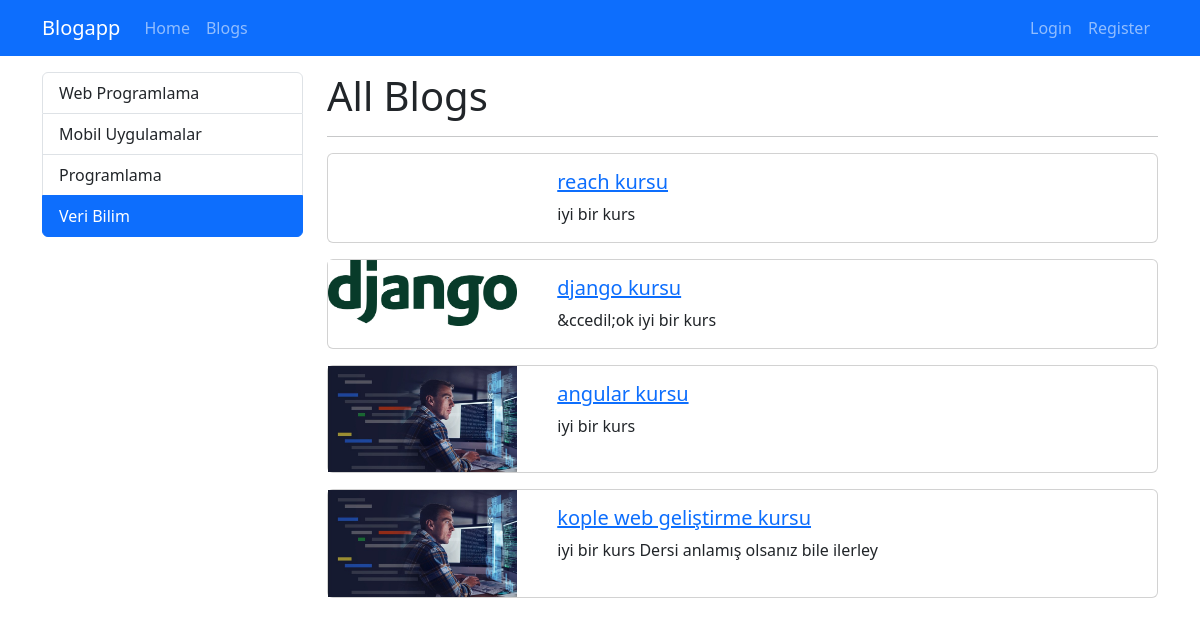
/category/veri-bilim, run on the app's committed database.
### blog/models.py (models this page shows, shortened)
class Category(models.Model):
    name = models.CharField(max_length=150)
    slug = models.SlugField(max_length=150, null=False, blank=True, unique=True, db_index=True, editable=False)

class Blog(models.Model):
    title = models.CharField(max_length=200)
    image = models.ImageField(upload_to="blogs")
    description = RichTextField()
    is_active = models.BooleanField(default=False)
    is_home = models.BooleanField(default=False)
    slug = models.SlugField(max_length=200, null=False, blank=True, unique=True, db_index=True, editable=False)
    categories = models.ManyToManyField(Category, blank=True)

### blog/views.py (the view)
# urls.py: path("category/<slug:slug>", views.blogs_by_category, name="blogs_by_category"),  # Düzeltilmiş
def blogs_by_category(request, slug):
    context = {
        "blogs": Category.objects.get(slug=slug).blog_set.filter(is_active=True),
        "categories": Category.objects.all(),
        "selected_category": slug
    }
    return render(request, "blog/blogs.html", context)

### blog/templates/blog/blogs.html (shortened to what this page needs)
{% extends "base.html" %}
{% block content %}
<div class="container mt-3">
    <div class="row">
        <div class="col-3">
            {% include 'partials/_categories.html' %}
        </div>
        <div class="col-9">
            <h1> All Blogs</h1>
            <hr>
            {% if blogs|length > 0 %}
                {% for blog in blogs %}
                    {% if blog.is_active %}
                    {% include 'blog/partials/_blog.html' %}
                {% endif %}
            {% endfor %}
        {% else %}
                <div class="alert alert-warning">No Blogs</div>
            {% endif %}
        </div>
    </div>
</div>
{% endblock %}

### templates/partials/_categories.html
<div class="list-group">
    {% for category in categories %}
        {% if category.slug == selected_category %}
            <a class="list-group-item list-group-item-action active" href="{% url 'blogs_by_category' category.slug %}">
                {{ category.name|title }}</a>
        {% else %}
            <a class="list-group-item list-group-item-action" href="{% url 'blogs_by_category' category.slug %}">
            {{ category.name|title }}</a>
        {% endif %}
    {% endfor %}
</div>

### blog/templates/blog/partials/_blog.html
{% load static %}
<div class="card mb-3">
    <div class="row">
        <div class="col-md-3">
            <img src="{{ blog.image.url }}" alt="" class="img-fluid" >
        </div>
        <div class="col-md-9">
            <div class="card-body">
                <h5 class="card-title">
                    <a href="{% url 'blog_details' blog.slug %}">
                        {{blog.title}}
                    </a>
                </h5>
                <p class="card-text">{{blog.description|striptags|slice:"0:50"}}</p>
            </div>
        </div>
     </div>
</div>

### data on the page
Category: name "Web Programlama"
Category: name "Mobil Uygulamalar"
Category: name "Programlama"
Category: name "Veri Bilim"
Blog: title "reach kursu", description "iyi bir kurs"
Blog: image (picture), title "django kursu", description "&ccedil;ok iyi bir kurs"
Blog: image (picture), title "angular kursu", description "iyi bir kurs"
Blog: image (picture), title "kople web geliştirme kursu", description "iyi bir kurs Dersi anlamış olsanız bile ilerley"
